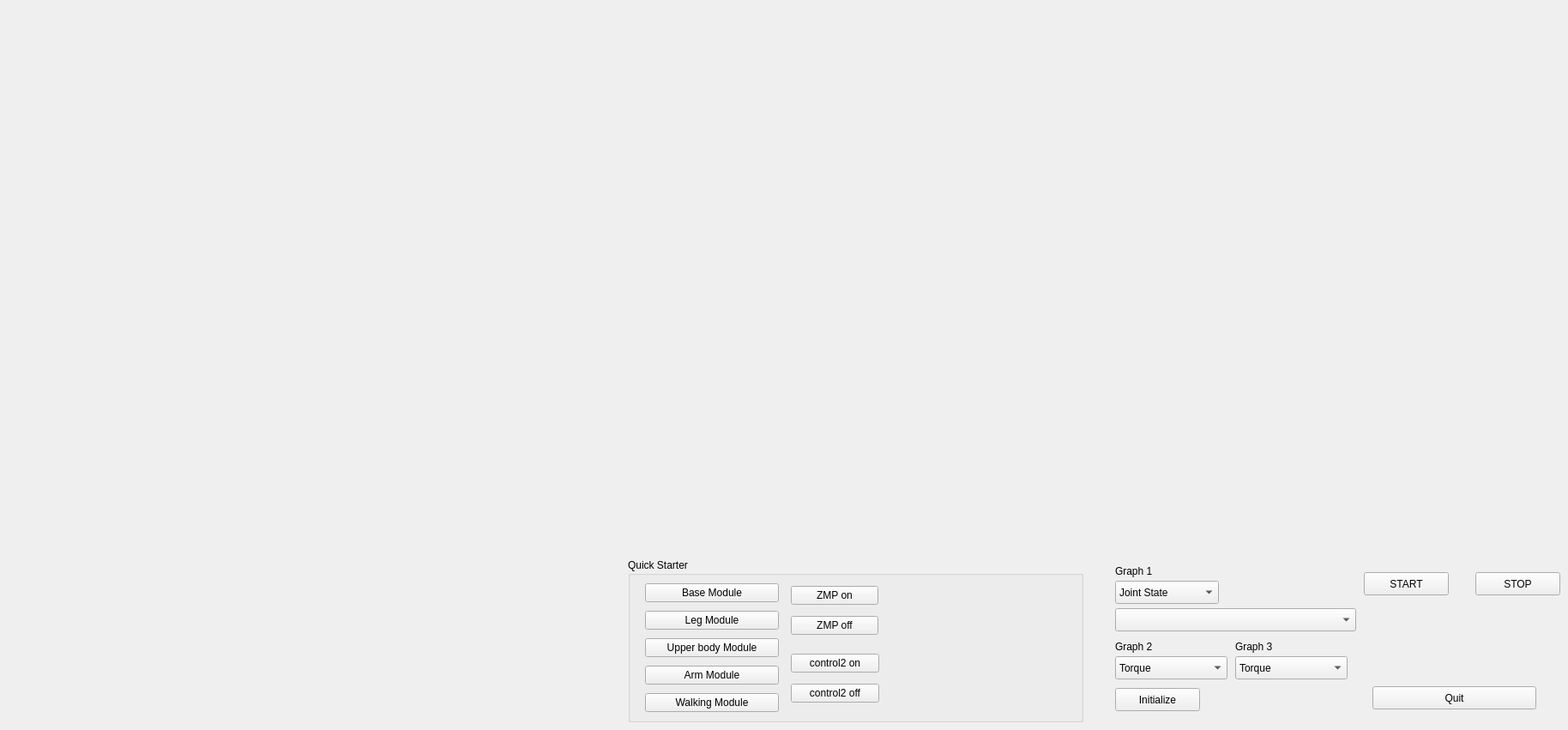
       <widget class="QWidget" name="tab_8">
        <attribute name="title">
         <string>ZMP View</string>
        </attribute>
        <widget class="QCustomPlot" name="zmp_graph" native="true">
         <property name="geometry">
          <rect>
           <x>10</x>
           <y>10</y>
           <width>711</width>
           <height>681</height>
          </rect>
         </property>
        </widget>
        <widget class="QGroupBox" name="groupBox_2">
         <property name="geometry">
          <rect>
           <x>732</x>
           <y>651</y>
           <width>531</width>
           <height>191</height>
          </rect>
         </property>
         <property name="title">
          <string>Quick Starter</string>
         </property>
         <widget class="QWidget" name="gridLayoutWidget_3">
          <property name="geometry">
           <rect>
            <x>20</x>
            <y>25</y>
            <width>156</width>
            <height>161</height>
           </rect>
          </property>
          <layout class="QGridLayout" name="gridLayout_3">
           <item row="3" column="0">
            <widget class="QPushButton" name="pushButton_3">
             <property name="text">
              <string>Arm Module</string>
             </property>
            </widget>
           </item>
           <item row="2" column="0">
            <widget class="QPushButton" name="pushButton_2">
             <property name="text">
              <string>Upper body Module</string>
             </property>
            </widget>
           </item>
           <item row="0" column="0">
            <widget class="QPushButton" name="pushButton">
             <property name="text">
              <string>Base Module</string>
             </property>
            </widget>
           </item>
           <item row="4" column="0">
            <widget class="QPushButton" name="pushButton_4">
             <property name="text">
              <string>Walking Module</string>
             </property>
            </widget>
           </item>
           <item row="1" column="0">
            <widget class="QPushButton" name="pushButton_5">
             <property name="text">
              <string>Leg Module</string>
             </property>
            </widget>
           </item>
          </layout>
         </widget>
         <widget class="QWidget" name="gridLayoutWidget_4">
          <property name="geometry">
           <rect>
            <x>190</x>
            <y>25</y>
            <width>102</width>
            <height>71</height>
           </rect>
          </property>
          <layout class="QGridLayout" name="gridLayout_4">
           <item row="0" column="0">
            <widget class="QPushButton" name="zmp_on">
             <property name="sizePolicy">
              <sizepolicy hsizetype="Minimum" vsizetype="Maximum">
               <horstretch>0</horstretch>
               <verstretch>0</verstretch>
              </sizepolicy>
             </property>
             <property name="text">
              <string>ZMP on</string>
             </property>
            </widget>
           </item>
           <item row="1" column="0">
            <widget class="QPushButton" name="zmp_off">
             <property name="text">
              <string>ZMP off</string>
             </property>
            </widget>
           </item>
          </layout>
         </widget>
         <widget class="QWidget" name="gridLayoutWidget_5">
          <property name="geometry">
           <rect>
            <x>190</x>
            <y>104</y>
            <width>103</width>
            <height>71</height>
           </rect>
          </property>
          <layout class="QGridLayout" name="gridLayout_5">
           <item row="0" column="0">
            <widget class="QPushButton" name="pushButton_8">
             <property name="sizePolicy">
              <sizepolicy hsizetype="Minimum" vsizetype="Maximum">
               <horstretch>0</horstretch>
               <verstretch>0</verstretch>
              </sizepolicy>
             </property>
             <property name="text">
              <string>control2 on</string>
             </property>
            </widget>
           </item>
           <item row="1" column="0">
            <widget class="QPushButton" name="pushButton_9">
             <property name="text">
              <string>control2 off</string>
             </property>
            </widget>
           </item>
          </layout>
         </widget>
        </widget>
        <widget class="QCustomPlot" name="sensor_plot_1" native="true">
         <property name="geometry">
          <rect>
           <x>730</x>
           <y>370</y>
           <width>531</width>
           <height>281</height>
          </rect>
         </property>
        </widget>
        <widget class="QCustomPlot" name="sensor_plot_2" native="true">
         <property name="geometry">
          <rect>
           <x>1280</x>
           <y>370</y>
           <width>531</width>
           <height>281</height>
          </rect>
         </property>
        </widget>
        <widget class="QCustomPlot" name="state_plot" native="true">
         <property name="geometry">
          <rect>
           <x>730</x>
           <y>10</y>
           <width>1081</width>
           <height>351</height>
          </rect>
         </property>
         <property name="styleSheet">
          <string notr="true"/>
         </property>
        </widget>
        <widget class="QPushButton" name="joint_state_init_button">
         <property name="geometry">
          <rect>
           <x>1300</x>
           <y>802</y>
           <width>99</width>
           <height>27</height>
          </rect>
         </property>
         <property name="text">
          <string>Initialize</string>
         </property>
        </widget>
        <widget class="QLabel" name="label_14">
         <property name="geometry">
          <rect>
           <x>1300</x>
           <y>745</y>
           <width>67</width>
           <height>17</height>
          </rect>
         </property>
         <property name="text">
          <string>Graph 2</string>
         </property>
        </widget>
        <widget class="QComboBox" name="sensor1_combo_box">
         <property name="geometry">
          <rect>
           <x>1300</x>
           <y>765</y>
           <width>131</width>
           <height>27</height>
          </rect>
         </property>
         <item>
          <property name="text">
           <string>Torque</string>
          </property>
         </item>
         <item>
          <property name="text">
           <string>Force</string>
          </property>
         </item>
        </widget>
        <widget class="QPushButton" name="quit_button">
         <property name="geometry">
          <rect>
           <x>1600</x>
           <y>800</y>
           <width>191</width>
           <height>27</height>
          </rect>
         </property>
         <property name="sizePolicy">
          <sizepolicy hsizetype="MinimumExpanding" vsizetype="Fixed">
           <horstretch>0</horstretch>
           <verstretch>0</verstretch>
          </sizepolicy>
         </property>
         <property name="text">
          <string>Quit</string>
         </property>
        </widget>
        <widget class="QLabel" name="label_16">
         <property name="geometry">
          <rect>
           <x>1300</x>
           <y>657</y>
           <width>67</width>
           <height>17</height>
          </rect>
         </property>
         <property name="text">
          <string>Graph 1</string>
         </property>
        </widget>
        <widget class="QPushButton" name="start_button">
         <property name="geometry">
          <rect>
           <x>1590</x>
           <y>667</y>
           <width>99</width>
           <height>27</height>
          </rect>
         </property>
         <property name="text">
          <string>START</string>
         </property>
        </widget>
        <widget class="QComboBox" name="state_combo_box">
         <property name="geometry">
          <rect>
           <x>1300</x>
           <y>709</y>
           <width>281</width>
           <height>27</height>
          </rect>
         </property>
        </widget>
        <widget class="QPushButton" name="stop_button">
         <property name="geometry">
          <rect>
           <x>1720</x>
           <y>667</y>
           <width>99</width>
           <height>27</height>
          </rect>
         </property>
         <property name="text">
          <string>STOP</string>
         </property>
        </widget>
        <widget class="QComboBox" name="sensor2_combo_box">
         <property name="geometry">
          <rect>
           <x>1440</x>
           <y>765</y>
           <width>131</width>
           <height>27</height>
          </rect>
         </property>
         <item>
          <property name="text">
           <string>Torque</string>
          </property>
         </item>
         <item>
          <property name="text">
           <string>Force</string>
          </property>
         </item>
        </widget>
        <widget class="QLabel" name="label_15">
         <property name="geometry">
          <rect>
           <x>1440</x>
           <y>745</y>
           <width>67</width>
           <height>17</height>
          </rect>
         </property>
         <property name="text">
          <string>Graph 3</string>
         </property>
        </widget>
        <widget class="QComboBox" name="mode_select_combo_box">
         <property name="geometry">
          <rect>
           <x>1300</x>
           <y>677</y>
           <width>121</width>
           <height>27</height>
          </rect>
         </property>
         <item>
          <property name="text">
           <string>Joint State</string>
          </property>
         </item>
         <item>
          <property name="text">
           <string>ZMP_Y</string>
          </property>
         </item>
         <item>
          <property name="text">
           <string>ZMP_X</string>
          </property>
         </item>
        </widget>
       </widget>
